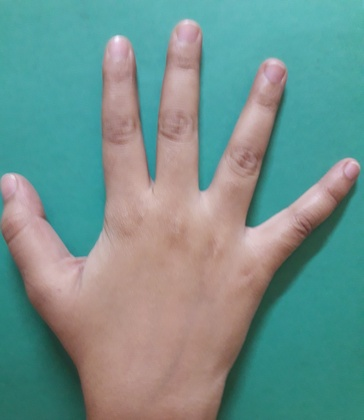
%> input picture lab5/img3.jpg, 364 x 420 px, shrunk from 3096 x 3574 before the run
$ octave q2__1.m   (GNU Octave 9; MATLAB toolbox functions it lacks are replaced by stand-ins)
%> lines starting %> are read from the running program, lines starting %| are printed output that depends on the picture; in (x1, y1, x2, y2) boxes, pixels count from 0 and x2, y2 are one past the last pixel; in counts of white or black regions, pixels touching at a corner belong together; the program's own positions count from 1
close all;
clc;
img=imread('img3.jpg');
%> img is the input picture: size 420x364x3 uint8; mean R, G, B 113, 146.2, 141.2
B=rgb2gray(img);
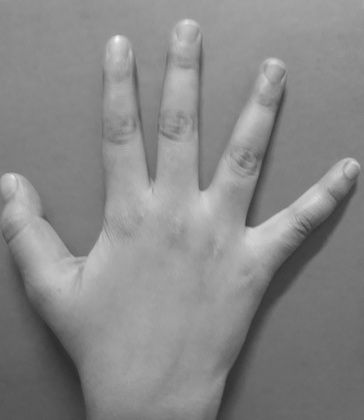
%> B: size 420x364 uint8; min 46, max 249, mean 135.7
subplot(2,2,1)
imshow(B)
I=double(B);

for i=1:size(I,1)-2
for j=1:size(I,2)-2
    B(i,j)=((2*I(i+2,j+1)+I(i+2,j)+I(i+2,j+2))-(2*I(i,j+1)+I(i,j)+I(i,j+2)));
end
end
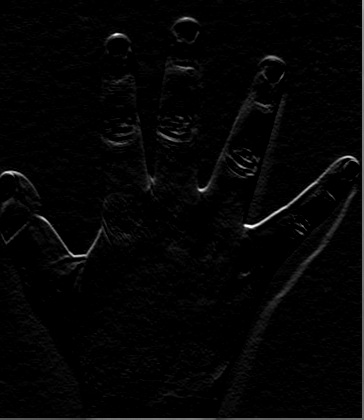
%> B: size 420x364 uint8; min 0, max 255, mean 4.8
subplot(2,2,2)
imshow(B); title('Sobel gradient');


Thresh=100;
B=max(B,Thresh);
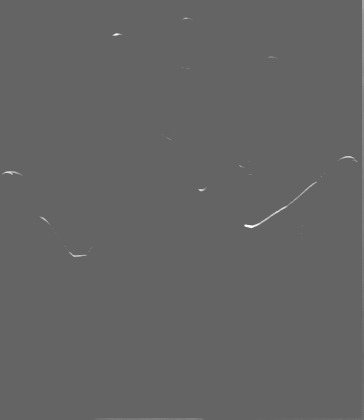
%> B: size 420x364 uint8; min 100, max 255, mean 100.3
B(B==round(Thresh))=0;
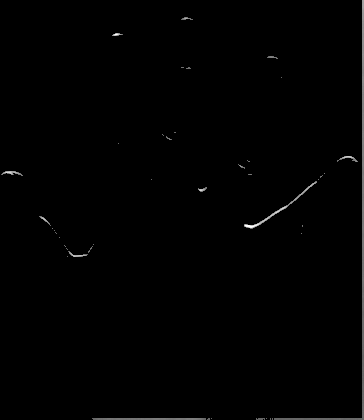
%> B: size 420x364 uint8; min 0, max 255, mean 1.5
B=uint8(B);

subplot(2,2,3)
imshow(~B);title('Edge detected Image');
%> after `imshow(~B)`:
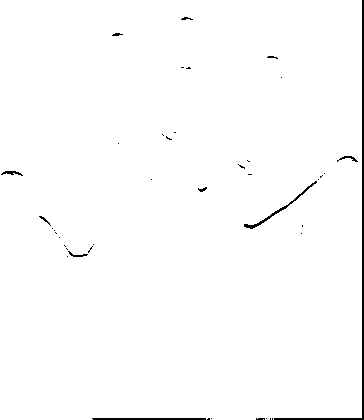
%> displayed picture: size 420x364 logical; 98.8% white; 42 black regions (32 under 20 px), largest, box (x1, y1, x2, y2) and area: (274, 0, 364, 420) 1016, (92, 418, 206, 420) 227, (244, 181, 317, 229) 212

$ run again, with lab5/III.jpg copied over lab5/img3.jpg
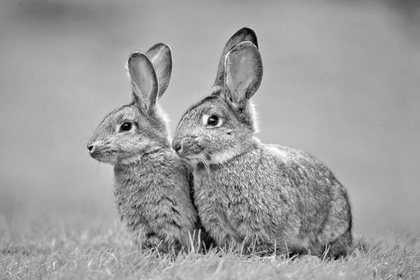
%> input picture lab5/III.jpg, 420 x 280 px, shrunk from 960 x 640 before the run
%> img is the input picture: size 280x420x3 uint8; min 0, max 255, mean 158
%> after the loop `for i=1:size(I,1)-2`:
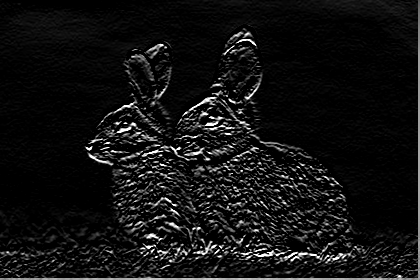
%> B: size 280x420 uint8; min 0, max 255, mean 18.1
%> `imshow(~B)`:
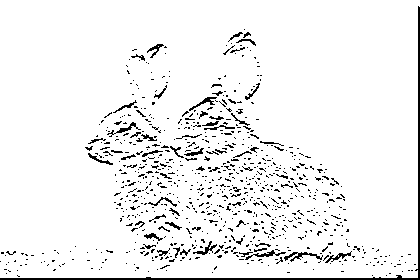
%> displayed picture: size 280x420 logical; 94.1% white; black in thin lines or dots

$ run again, with lab5/img2.jpeg copied over lab5/img3.jpg
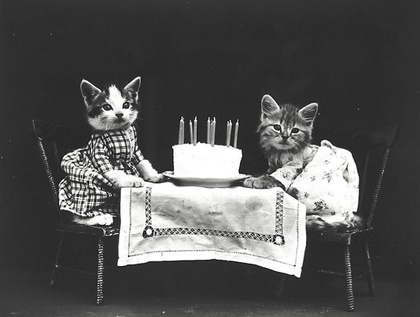
%> input picture lab5/img2.jpeg, 420 x 317 px, shrunk from 721 x 544 before the run
%> img is the input picture: size 317x420x3 uint8; mean R, G, B 83.9, 83.9, 83.4
%> after the loop `for i=1:size(I,1)-2`:
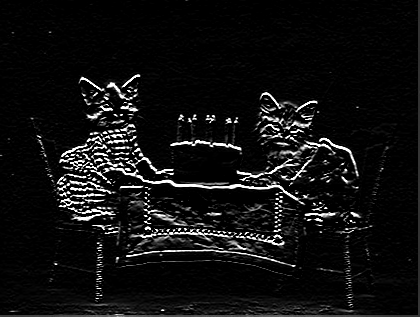
%> B: size 317x420 uint8; min 0, max 255, mean 16.6
%> `imshow(~B)`:
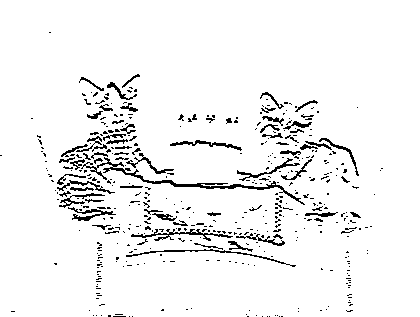
%> displayed picture: size 317x420 logical; 94.6% white; black in thin lines or dots, all inside (x1, y1, x2, y2) = (0, 32, 383, 317)
